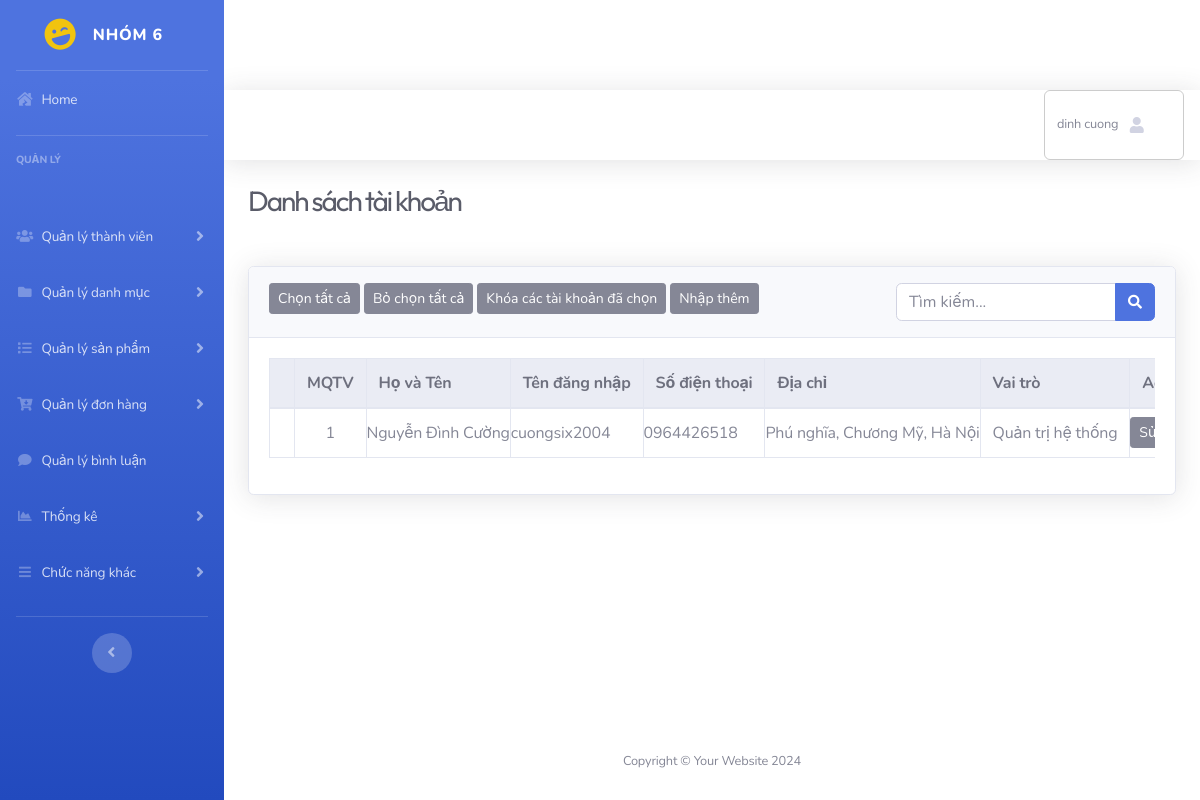
The page /admin/index.php?url=listQtv on the database its author committed.
### tables this page shows
CREATE TABLE `user` (
  `id` int(11) NOT NULL,
  `fullName` varchar(255) DEFAULT NULL,
  `userName` varchar(50) NOT NULL,
  `password` varchar(50) NOT NULL,
  `phoneNumber` varchar(20) DEFAULT NULL,
  `address` varchar(255) DEFAULT NULL,
  `option` tinyint(1) NOT NULL DEFAULT 0 COMMENT '0. Tốt 1. Đã khóa',
  `idRole` int(11) NOT NULL COMMENT '1. System Administrator 2. Admin 3. Thành viên'
);

### models/db.php (called while the page is built, shortened)
<?php
function getConnect()
{
    $connect = new PDO("mysql:host=" . DBHOST . ";dbname=" . DBNAME . ";charset=" . DBCHARSET, DBUSER, DBPASS);
    return $connect;
}
function getData($sql, $getAll = true)
{
    $conn = getConnect();
    $stmt = $conn->prepare($sql);
    $stmt->execute();
    if ($getAll) {
        return $stmt->fetchAll();
    }
    return $stmt->fetch();
}

### models/user.php (called while the page is built, shortened)
<?php
function load_all_user($idRole,$kyw,$option){
    $query="SELECT * FROM user WHERE 1";
    if($idRole==1){
        $query.=" AND ( idRole=1 OR idRole=2 ) AND `option`='$option'";
    }else{
        $query.=" AND idRole=3 AND `option`='$option'";
    }
    $query.=" ORDER BY id desc";
    return getData($query);
}
?>

### admin/taikhoan/listQtv.php (the view)
<div class="container-fluid">
    <h1 class="h3 mb-2 text-gray-800 mb-5">Danh sách tài khoản</h1>
    <form action="?url=listQtv" method="post">
        <div class="card shadow mb-4">
            <div class="card-header py-3">
                <button type="button" class="btn btn-secondary btn-sm">Chọn tất cả</button>
                <button type="button" class="btn btn-secondary btn-sm">Bỏ chọn tất cả</button>
                <button type="submit" name="xoacacmucchon" class="btn btn-secondary btn-sm">Khóa các tài khoản đã chọn</button>
                <a href="?url=addTk"><button type="button" class="btn btn-secondary btn-sm">Nhập thêm</button></a>
                <div class="float-right">
                    <div class="input-group">
                        <input type="text" class="form-control" name="kyw" placeholder="Tìm kiếm...">
                        <div class="input-group-append">
                            <button class="btn btn-primary" type="submit" name="search">
                                <i class="fas fa-search fa-sm"></i>
                            </button>
                        </div>
                    </div>
                </div>
            </div>
            <div class="card-body">
                <div class="table-responsive">
                    <table class="table table-bordered" width="100%" cellspacing="0">
                        <thead class="thead-light">
                            <tr>
                                <th></th>
                                <th>MQTV</th>
                                <th>Họ và Tên</th>
                                <th>Tên đăng nhập</th>
                                <th>Số điện thoại</th>
                                <th>Địa chỉ</th>
                                <th>Vai trò</th>
                                <th>Action</th>
                            </tr>
                        </thead>
                        <tbody>
                            <?php foreach($listTk as $val): ?>
                            <?php
                                if($val['idRole']==1){
                                    $val['idRole']="Quản trị hệ thống";
                                }else if($val['idRole']==2){
                                    $val['idRole']="Quản trị viên";
                                }
                            ?>
                                <tr>
                                    <td class="align-middle text-center"><input type="checkbox" name="select[]" value="<?= $val['id'];?>"></td>
                                    <td class="align-middle text-center"><?= $val['id'];?></td>
                                    <td class="col-2 align-middle"><?= $val['fullName'];?></td>
                                    <td class="col-1 align-middle"><?= $val['userName'];?></td>
                                    <td class="col-1 align-middle"><?= $val['phoneNumber'];?></td>
                                    <td class="col-2 align-middle"><?= $val['address'];?></td>
                                    <td><?= $val['idRole'];?></td>
                                    <td class="col-2 align-middle text-center"><a href="?url=updateTk&id=<?= $val['id'];?>"><button type="button" class="btn btn-secondary btn-sm">Sửa</button></a> |
                                        <a href="?url=xoaTk&id=<?= $val['id'];?>"><button type="button" class="btn btn-secondary btn-sm">Khóa</button></a></td>
                                </tr>
                            <?php endforeach;?>
                        </tbody>
                    </table>
                </div>
            </div>
        </div>
    </form>
</div>

### rows shown on the page
user: id "1", fullName "Nguyễn Đình Cường", userName "cuongsix2004", phoneNumber "0964426518", address "Phú nghĩa, Chương Mỹ, Hà Nội", idRole "Quản trị hệ thống"
